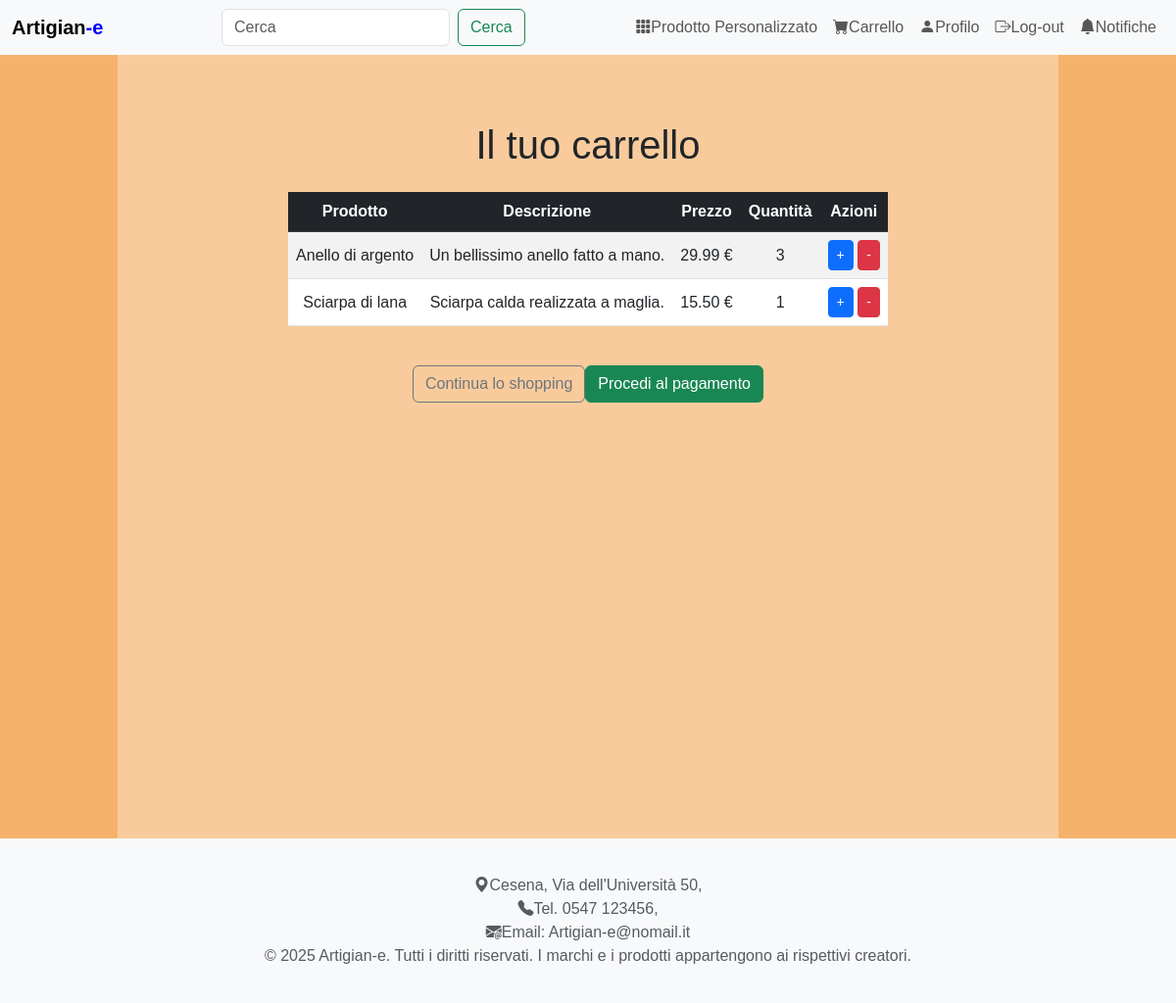
Screenshot of /pages/cart.php (signed in) with the database file from the repository.
### tables this page shows
CREATE TABLE COMPOSIZIONE_CARRELLO (
    cartID INT NOT NULL,
    productID INT NOT NULL,
    Quantity INT NOT NULL CHECK (Quantity > 0),  
    PRIMARY KEY (cartID, productID)
);

create table PRODOTTO (
	Costo decimal(8,2) not null,
	Nome VARCHAR(25) not null,
	Descrizione VARCHAR(1000) not null,
	PathImmagine VARCHAR(255) not null,
	productID INT not null AUTO_INCREMENT,
	categoryID INT not null,
	Email VARCHAR(100) not null,
	primary key (productID),
	unique (categoryID, productID));

### DataBase/Database.php (called while the page is built, shortened)
<?php
class DatabaseHelper
{
    private $db;
    public function __construct($servername, $username, $password, $dbname, $port)
    {
        $this->db = new mysqli($servername, $username, $password, $dbname, $port);
    }
    public function searchClientCart($email)
    {
        $query_cart = "SELECT *
                        FROM `carrello`
                        WHERE Email = ? AND Used = 0
                        ORDER BY Ora DESC LIMIT 1";
        $stmt = $this->db->prepare($query_cart);
        $stmt->bind_param('s', $email);
        $stmt->execute();
        $cart = $stmt->get_result();
        return $cart->fetch_all(MYSQLI_ASSOC);
    }
    public function searchCartProducts($cart_id)
    {
        $query_items = "SELECT p.Nome AS product_name,
                               p.Descrizione AS description,
                               p.Costo AS price,
                               c.Quantity as quantity,
                               c.productID AS product_id,
                               p.PathImmagine AS PathImmagine,
                               EXISTS (
                                   SELECT 1
                                   FROM CUSTOM_PRODUCT_GRID g
                                   WHERE g.productID = p.productID
                               ) AS is_custom  -- Determina se il prodotto è personalizzato
                        FROM COMPOSIZIONE_CARRELLO c
                        INNER JOIN PRODOTTO p ON c.productID = p.productID
                        WHERE c.cartID = ?";
        $stmt = $this->db->prepare($query_items);
        $stmt->bind_param('i', $cart_id);
        $stmt->execute();
        $cart_items = $stmt->get_result();
        return $cart_items->fetch_all(MYSQLI_ASSOC);
    }
}
?>

### includes/bootstrap.php (called while the page is built, shortened)
<?php
require_once("../database/Database.php");
require_once("functions.php");
$dbh = new DatabaseHelper("localhost", "root", "", "db_artigiany", 3306);

### includes/functions.php (called while the page is built, shortened)
<?php
function getLoggedUserEmail() {
    return $_SESSION["email"] ?? null;
}
?>

### pages/cart.php (the view, shortened to what this page needs)
<?php
include_once("../includes/bootstrap.php");
include_once("../includes/functions.php");
include("../includes/header.php");
$email = getLoggedUserEmail();
$cart = $dbh->searchClientCart($email);
$cart = $cart[0];
$cart_id = $cart['cartID'];
$cart_items = $dbh->searchCartProducts($cart_id);
?>
<main>
    <div class="container-page">
        <div class="row">
            <div class="container py-5">
                <h1 class="mb-4 text-center">Il tuo carrello</h1>
                <?php if (empty($cart_items)): ?>
                    <div class="alert alert-info text-center">Il tuo carrello è vuoto!</div>
                <?php else: ?>
                    <div class="table-responsive">
                        <table class="table table-striped table-hover align-middle">
                            <thead class="table-dark text-center">
                                <tr>
                                    <th>Prodotto</th>
                                    <th>Descrizione</th>
                                    <th>Prezzo</th>
                                    <th>Quantità</th>
                                    <th>Azioni</th>
                                </tr>
                            </thead>
                            <tbody>
                                <?php foreach ($cart_items as $item): ?>
                                <tr>
                                    <td class="text-center">
                                        <?php echo htmlspecialchars($item['product_name']); ?>
                                    </td>
                                    <td class="text-center description-cell">
                                        <?php echo nl2br(htmlspecialchars($item['description'])); ?>
                                    </td>
                                    <td class="text-center">
                                        <?php echo number_format($item['price'], 2); ?> €
                                    </td>
                                    <td class="text-center">
                                        <?php echo number_format($item['quantity'], 0); ?>
                                    </td>
                                    <td class="text-center">
                                        <form method="POST" action="add_to_cart.php" style="display: inline-block;">
                                            <button type="submit" class="btn btn-sm btn-primary">+</button>
                                        </form>
                                        <form method="POST" action="add_to_cart.php" style="display: inline-block;">
                                            <button type="submit" class="btn btn-sm btn-danger">-</button>
                                        </form>
                                    </td>
                                </tr>
                                <?php endforeach; ?>
                            </tbody>
                        </table>
                    </div>
                    <div class="d-flex justify-content-between align-items-center mt-4">
                        <a href="home.php" class="btn btn-outline-secondary">Continua lo shopping</a>
                        <form method="POST" action="mio_ordine.php" style="display: inline;">
                            <button type="submit" class="btn btn-success">Procedi al pagamento</button>
                        </form>
                    </div>
                <?php endif; ?>
            </div>
        </div>
    </div>
</main>
<?php
include("../includes/footer.php");
?>

### CSS/styles.css (style rules this page uses)
body { font-family: Arial, sans-serif; background: linear-gradient(to right, #F6B26B 10%, #F9CB9C 10%, #F9CB9C 90%, #F6B26B 90%); min-height: 100vh; }
.container-page { display: flex; flex-direction: column; min-height: 100vh; }
.container { display: flex; flex-direction: column; align-items: center; max-width: 1000px; margin: 20px auto; }
h1, p { text-align: center; }

### rows the page displays
composizione_carrello: productID.Nome "Anello di argento", productID.Descrizione "Un bellissimo anello fatto a mano.", productID.Costo "29.99", Quantity "3"
composizione_carrello: productID.Nome "Sciarpa di lana", productID.Descrizione "Sciarpa calda realizzata a maglia.", productID.Costo "15.50", Quantity "1"
